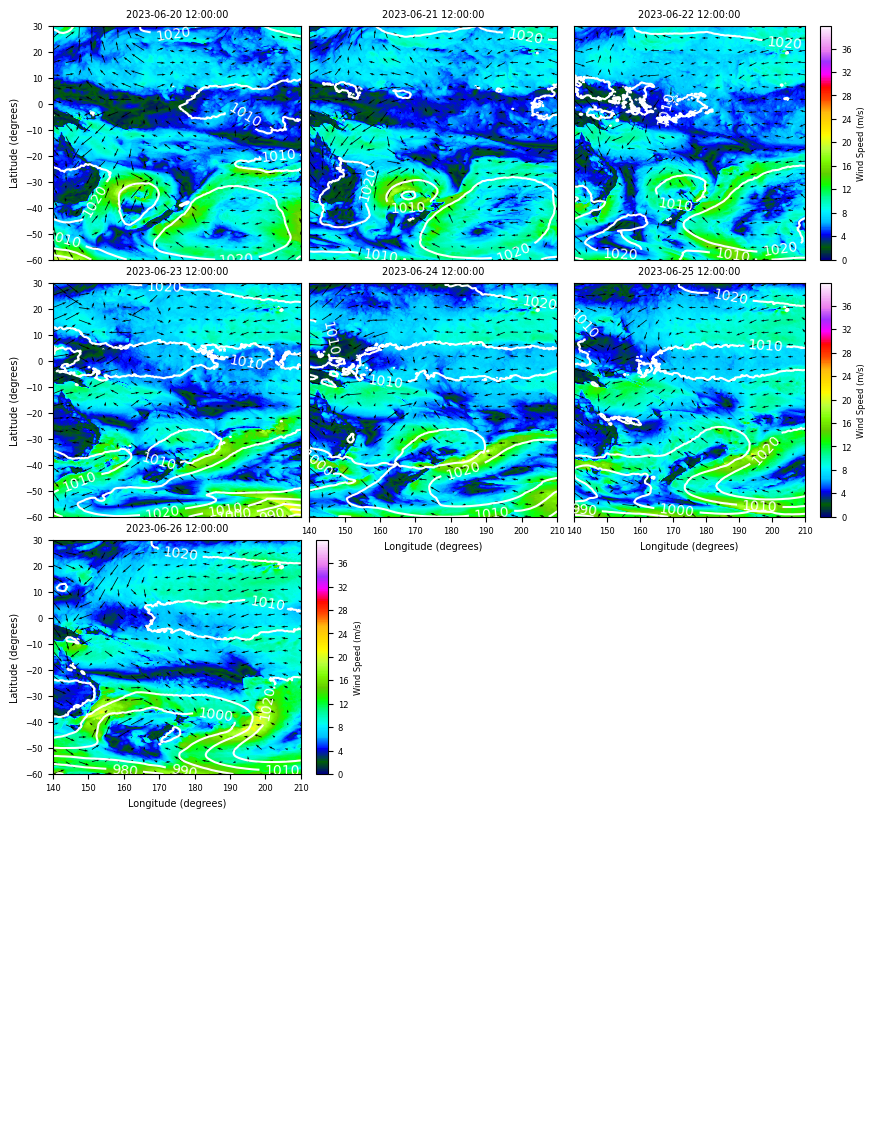

This figure's Python source:
import scipy.io as sio
import numpy as np
from matplotlib import pyplot as plt
import datetime
from scipy.interpolate import interp2d
import netCDF4
from netCDF4 import num2date

   
def cm2inch(*tupl):
    inch = 2.54
    if type(tupl[0]) == tuple:
        return tuple(i/inch for i in tupl[0])
    else:
        return tuple()
    
def read_netcdf(nc_fname,dt,length_dt):
    nc_fnameX = nc_fname + '_' + "{0:0>3}".format(0) +'.nc'
    nc = netCDF4.Dataset(nc_fnameX)
    
    ln = np.array(nc['lon'])
    lt = np.array(nc['lat'])
    tt = num2date(np.array(nc['time']), units=nc['time'].units, calendar = nc['time'].calendar)
    Uwind = np.array(nc['u-component_of_wind_height_above_ground'])
    Vwind = np.array(nc['v-component_of_wind_height_above_ground'])
    MSLP = np.array(nc['Pressure_reduced_to_MSL_msl'])
    
    for i in range(dt,length_dt,dt):
        #print(i)
        nc_fnameX = nc_fname + '_' +  "{0:0>3}".format(i) +'.nc'
        nc = netCDF4.Dataset(nc_fnameX)
        
        tt = np.append(tt,num2date(np.array(nc['time']), units=nc['time'].units, calendar = nc['time'].calendar),axis=0)
        Uwind = np.append(Uwind,np.array(nc['u-component_of_wind_height_above_ground']),axis=0)
        Vwind = np.append(Vwind,np.array(nc['v-component_of_wind_height_above_ground']),axis=0)
        MSLP =  np.append(MSLP,np.array(nc['Pressure_reduced_to_MSL_msl']),axis=0)

        #print(nc_fnameX)
    Uwind = np.squeeze(Uwind)
    Vwind = np.squeeze(Vwind)
    MSLP = np.squeeze(MSLP)
    return(ln,lt,tt,Uwind,Vwind,MSLP)


def plot_winds_and_MSLP_report(i, wnd_nc):
    wind_dt = 12
    wind_length = 181

    ln,lt,tt,Uwind,Vwind,MSLP = read_netcdf(wnd_nc,wind_dt,wind_length)
    
    WndSpd = np.sqrt(Uwind**2+Vwind**2)
    
    xllg = min(ln)
    yllg = min(lt)
    xurg = max(ln)
    yurg = max(lt)
    grid_x = np.linspace(xllg,xurg,20)
    grid_y = np.linspace(yllg,yurg,20)
    lgrid_x, lgrid_y = np.mgrid[xllg:xurg:20j,yllg:yurg:20j]

    ln_x, lt_y = np.meshgrid(ln,lt)
    
    fU = interp2d(ln, lt, Uwind[i,:,:], kind='cubic')
    UU = fU(grid_x, grid_y)
    fV = interp2d(ln, lt, Vwind[i,:,:], kind='cubic')
    VV = fV(grid_x, grid_y)
    
    levels = np.arange(0.,40, 0.1)
    levels_MSLP = np.arange(970.,1030, 10)
    
    return (tt,ln, lt, WndSpd, levels,lgrid_x,grid_x,lgrid_y,grid_y,Uwind,Vwind,MSLP,levels_MSLP)


def plotter_msl(ax2, time_step, bottomlabel,labelleftt, havebar,fig,wnd_nc):
    ##GET DATA
    tt,ln,lt,windspeed,levels,lgrid_x,grid_x,lgrid_y,grid_y,Uwind,Vwind,MSLP,levels_MSLP = plot_winds_and_MSLP_report(time_step,wnd_nc)
    fU = interp2d(ln, lt, Uwind[time_step,:,:], kind='cubic')
    UU = fU(grid_x, grid_y)
    fV = interp2d(ln, lt, Vwind[time_step,:,:], kind='cubic')
    VV = fV(grid_x, grid_y)

    tcf = ax2.contourf(ln,lt,windspeed[time_step,:,:],levels=levels,cmap='gist_ncar')
    if havebar:
        cbar = fig.colorbar(tcf, ax=ax2)
        cbar.ax.tick_params(labelsize=6)
        cbar.set_label('Wind Speed (m/s)',fontsize=6)
    
    ax2.quiver(lgrid_x,lgrid_y,UU,VV)
    CS = ax2.contour(ln,lt,MSLP[time_step,:,:]/100,levels=levels_MSLP,colors='w')
    ax2.clabel(CS, inline=True, fontsize=10)
    if bottomlabel:
        ax2.set_xlabel('Longitude (degrees)', fontsize=7)
    
    ax2.set_title(str(tt[time_step]),fontsize=7)
    ax2.tick_params(axis='both', which='both', labelsize=6)
    #ax2.tick_params(top=False, which='both',axis='both',labeltop=False, bottom=False, labelbottom=False)
    if labelleftt:
        ax2.set_ylabel('Latitude (degrees)',fontsize=7)
    ax2.tick_params(left=labelleftt, right=False, labelleft = labelleftt, labelbottom = bottomlabel, bottom = bottomlabel)
    return ax2

figsize = cm2inch((21,29.7))

def msl_plots(factor, wnd_nc):
    fig, ax = plt.subplots(figsize=figsize, dpi=100)
    ax.axis('off')
    ax.text(0.01, 1.09,"Regional MSLP Maps", transform=ax.transAxes,fontsize=8, verticalalignment='top', color='#2F5F8A')
    #SECOND SET
    ax5 = fig.add_axes([0.06, 0.845, 0.30, 0.20])
    ax5 = plotter_msl(ax5, 0, False, True,False,fig,wnd_nc)
    ax6 = fig.add_axes([0.37, 0.845, 0.30, 0.20])
    ax6 = plotter_msl(ax6, 2, False, False,False,fig,wnd_nc)
    ax7 = fig.add_axes([0.69, 0.845, 0.35, 0.20])
    ax7 = plotter_msl(ax7, 4, False, False,True,fig,wnd_nc)

    #THIRD SET
    ax8 = fig.add_axes([0.06, 0.625, 0.30, 0.20])
    ax8 = plotter_msl(ax8, 6, False, True,False,fig,wnd_nc)
    ax9 = fig.add_axes([0.37, 0.625, 0.30, 0.20])
    ax9 = plotter_msl(ax9, 8, True, False,False,fig,wnd_nc)
    ax10 = fig.add_axes([0.69, 0.625, 0.35, 0.20])
    ax10 = plotter_msl(ax10, 10, True, False,True,fig,wnd_nc)

    #LAST SET
    ax11 = fig.add_axes([0.06, 0.405, 0.375, 0.20])
    ax11 = plotter_msl(ax11, 12, True, True,True,fig,wnd_nc)
    fig.savefig('msl.png', bbox_inches='tight')
    plt.close(fig)
    return None

#fig = msl_plots()
#fig.savefig('msl.png', bbox_inches='tight')
